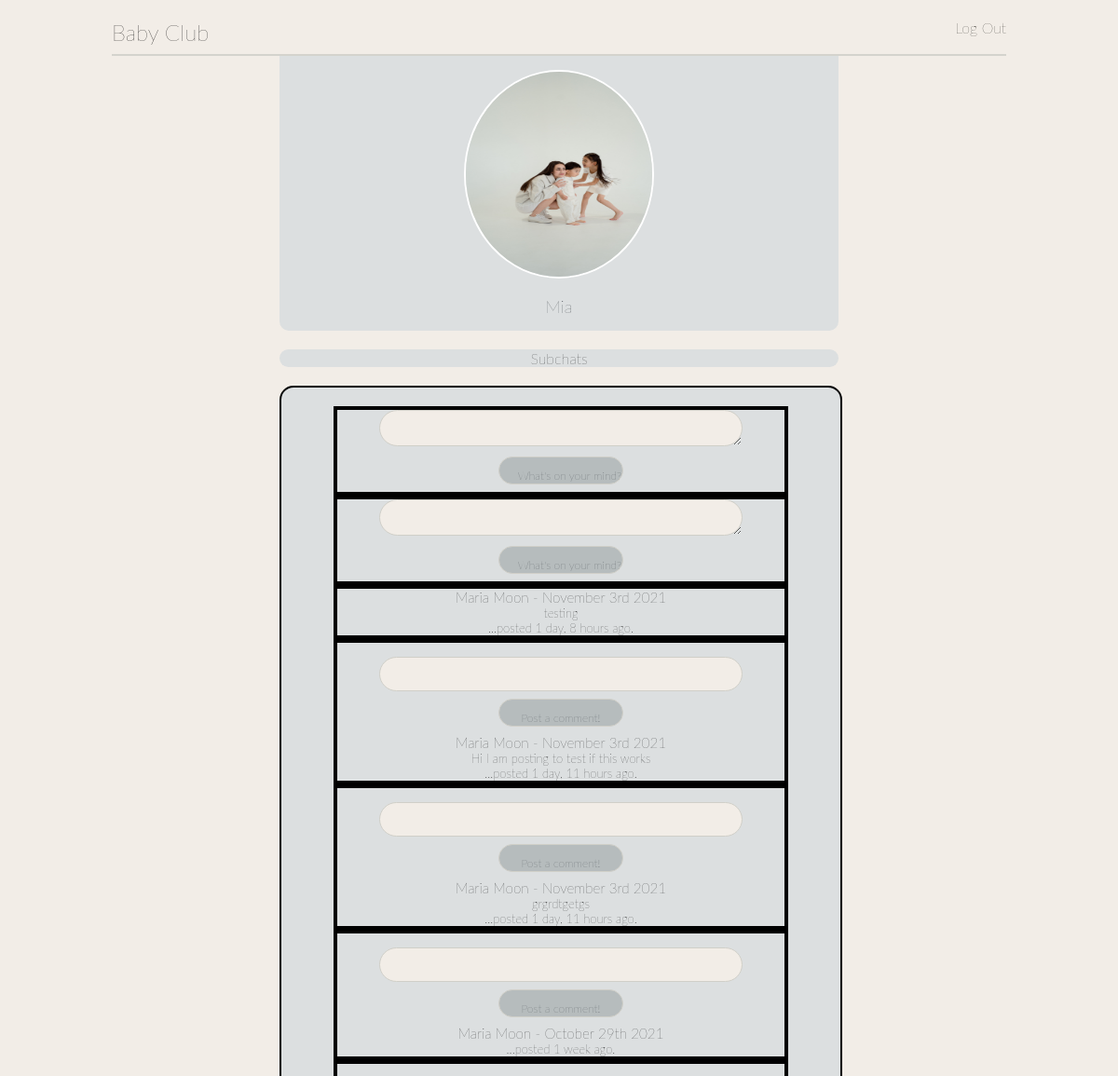
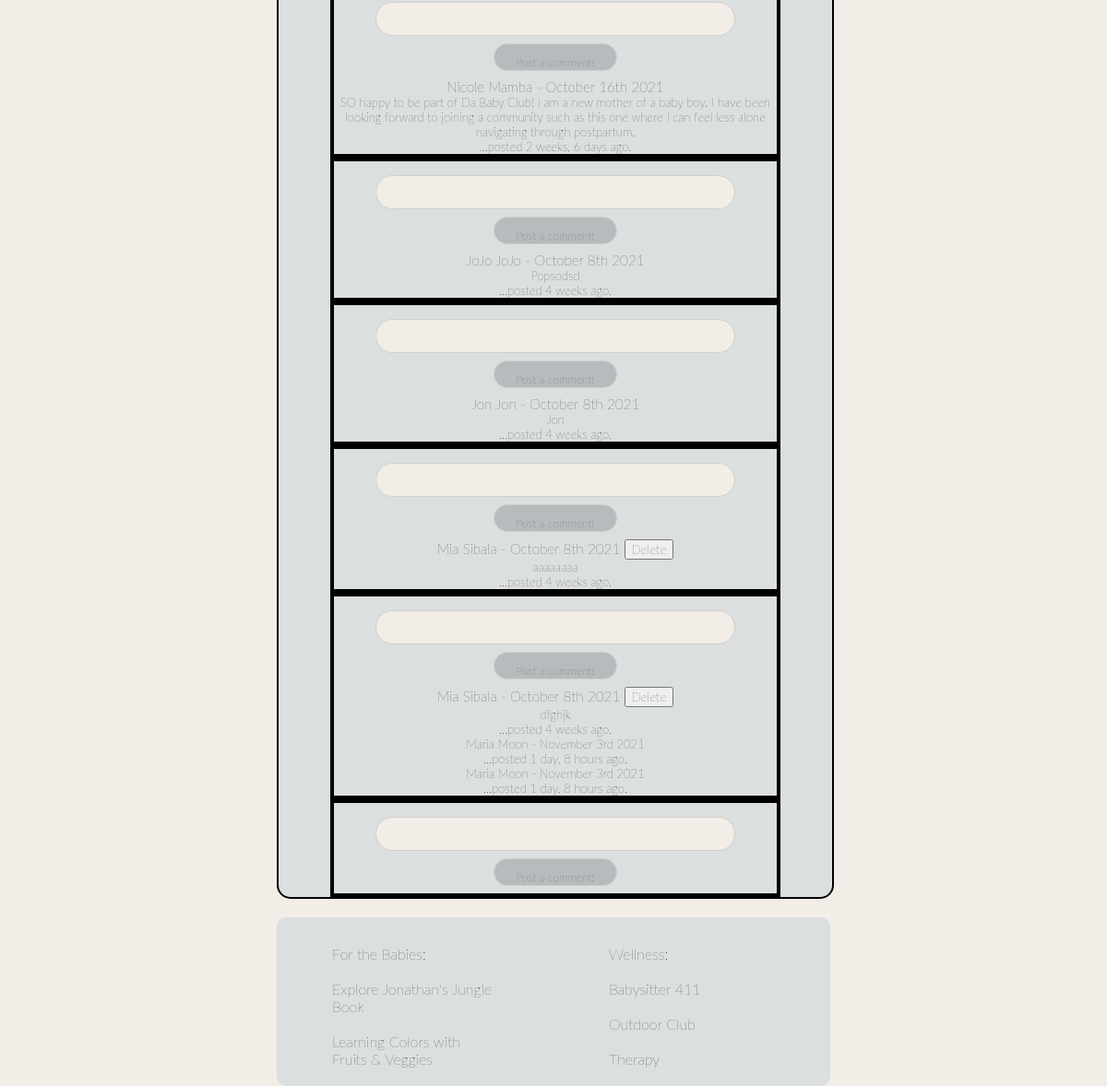
Screenshot of /wall (signed in) with the database file from the repository (2 pictures, top to bottom).
### apps/jungle_app/models.py (models this page shows)
class User(models.Model):
    first_name = models.CharField(max_length = 255)
    last_name = models.CharField(max_length=255)
    email = models.CharField(max_length=255)
    password = models.CharField(max_length=255)
    confirm_pw = models.CharField(max_length=255)
    created_at = models.DateTimeField(auto_now_add=True)
    updated_at = models.DateTimeField(auto_now=True)
    objects = UserManager()

class Message(models.Model):
    message = models.TextField()
    messager = models.ForeignKey(User, related_name="messages_made", on_delete=models.CASCADE)
    created_at = models.DateTimeField(auto_now_add=True)
    updated_at = models.DateTimeField(auto_now=True)

class Comment(models.Model):
    comment = models.TextField()
    commentor = models.ForeignKey(User, related_name="comments_made", on_delete=models.CASCADE)
    post = models.ForeignKey(Message, related_name="post_comments", on_delete=models.CASCADE)
    created_at = models.DateTimeField(auto_now_add=True)
    updated_at = models.DateTimeField(auto_now=True)

### apps/jungle_app/views.py (the view)
# urls.py: url(r'^wall$', views.wall),
def wall(request):
    context = {
        'posts' : Message.objects.all(),
    }
    return render(request, 'jungle_app/wall.html', context)

### apps/jungle_app/templates/jungle_app/wall.html (shortened to what this page needs)
<!DOCTYPE html>
<html lang="en">
<head>
    {% load static %}
    <link rel="stylesheet" type="text/css" href="{% static 'jungle_app/css/wall.css' %}">
</head>
<body>
    <div id="container">
        <div id="header">
            <br>
            <br>
            <div id="headerboxes"><h2 id="name">Baby Club</h2></div>
            <div id=headerboxes> <p style= "direction: rtl;"><a href="/logout">Log Out</a><h3></h3></div>
        </div>
   <div id="body">
            <div id="photo">
                {% load static %}
                <img src="{% static 'jungle_app/images/two_kids.jpg'%}" alt="My Image">
                <br>
                <h3>{{request.session.u_fname}}</h3>
            </div>
            <div id="navigation">
                <p>Subchats</p>
            </div>
             <div id="messages">
                 <div id="message_one">
                    <form action="/post" method="post">
                        <textarea id="messagebox" name="message" row="3" cols="80"></textarea>
                        <br>
                        <input id="msgbtn" type="submit" value="What's on your mind?">
                    </form>
                 </div>
                 <div id="message_one">
                    <form action="/post" method="post">
                        <textarea id="messagebox" name="message" row="3" cols="80"></textarea>
                        <br>
                        <input id="msgbtn" type="submit" value="What's on your mind?">
                    </form>
                 </div>
                 <div id="message_one">
                    {% for post in posts reversed %}
                    <h3 id="postdetails">{{post.messager.first_name}} {{post.messager.last_name}} - {{post.created_at|date:'F jS Y'}} {% if post.messager.id == request.session.u_id %} <a href="/delmsg/{{post.id}}"><button>Delete</button></a>{% endif %}</h3>
                     <p id="post">{{post.message}}</p>
                     <p id="micro">...posted {{post.created_at|timesince}} ago.</p>
                     {% for comment in post.post_comments.all %}
                     <h4 id="commentdetails">{{comment.commentor.first_name}} {{comment.commentor.last_name}} - {{comment.created_at|date:'F jS Y'}}</h4>
                     <p id="micro">...posted {{comment.created_at|timesince}} ago.</p>
                     {% endfor %}
                 </div>
                 <div id="message_one">
                    <form action="/comment" method="post">
                        <input id ="commentbox" type="textarea" name="comment" row="3">
                        <input id="cmtbtn" type="submit" value="Post a comment!">
                        {% endfor %}
                    </form>
                 </div>
            </div>
        </div>
        <div id="footer_body">
            <div id="footer_halves">
                <p>For the Babies:<p>
                <br>
                <p><a href="/animals">Explore Jonathan's Jungle Book</a></p>
                <br>
                <p><a href="/food">Learning Colors with Fruits & Veggies</a></p>
            </div>
            <div id="footer_halves">
                <p><b>Wellness:</b></p>
                <br>
                Babysitter 411
                <br>
                <br>
                Outdoor Club
                <br>
                <br>
                Therapy
                <br>
            </div>
        </div>
    </div>
</body>
</html>

### apps/jungle_app/static/jungle_app/css/wall.css (style rules this page uses)
* { margin: 0px auto; padding: 0px auto; font-family: lato, sans-serif; font-weight: lighter; }
@media only screen and (min-width: 320px) { #container { height: 120%; width: 100%; background-color: rgb(242,237,231); font-weight: lighter; } }
@media only screen and (min-width: 320px) { #header { padding-top: 20px; height:20%; width: 80%; display: flex; border-bottom: 2px solid rgb(212,211,205); } }
@media only screen and (min-width: 320px) { #headerboxes { height: 20%; width: 50%; } }
@media only screen and (min-width: 320px) { #body { text-align: center; height: 10%; width: 50%; } }
@media only screen and (min-width: 320px) { #photo { height: 20%; width: 100%; display: flex; flex-direction: column; color: rgb(54,60,64); padding-bottom: 15px; background-color: rgb(220,223,224); border-bottom-left-radius: 10px; border-bottom-right-radius: 10px; } }
@media only screen and (min-width: 320px) { img { border-radius: 70%; border: 2px solid white; height: 220px; margin-top: 15px; width: 200px; overflow: hidden; } }
@media only screen and (min-width: 320px) { #navigation { height: 10%; width: 100%; margin-top: 20px; margin-bottom: 20px; border-radius: 10px; background-color: rgb(220,223,224); } }
@media only screen and (min-width: 320px) { #messages { height: 60%; width: 100%; font-size: 13px; padding-top: 20px; margin-bottom: 20px; justify-content: center; border-radius: 15px; border: 2px solid black; background-color: rgb(220,223,224); } }
@media only screen and (min-width: 320px) { #message_one { width: 80%; height: 50%; border: 4px solid black; } }
@media only screen and (min-width: 320px) { #messagebox { height: 33px; width: 80%; border-radius: 50px; background-color: rgb(242,237,231); border: 1px solid rgb(208,207,200); } }
@media only screen and (min-width: 320px) { input[type=submit], select { width: 28%; height: 30px; padding: 12px 20px; margin: 8px 0; font-size: 12px; color: rgb(54,60,64); text-align: center; vertical-align: middle; border-radius: 50px; background-color: rgb(182, 188, 189); border: 1px solid rgb(208,207,200); } }
@media only screen and (min-width: 320px) { #commentbox { height: 33px; width: 80%; margin-top: 15px; border-radius: 50px; background-color: rgb(242,237,231); border: 1px solid rgb(208,207,200); } }
@media only screen and (min-width: 320px) { #footer_body { height: 40%; width: 50%; display: flex; border-radius: 10px; background-color: rgb(220,223,224); } }
@media only screen and (min-width: 320px) { #footer_halves { width: 30%; margin-top: 30px; margin-bottom: 20px; } }
@media only screen and (min-width: 320px) { a:link { text-decoration: none; color: rgb(7, 7, 0); } }

### rows the page displays
User: session.u_fname "Mia"
Message: messager.first_name "Maria", messager.last_name "Moon", created_at "November 3rd 2021", message "testing", created_at "1 day, 8 hours"
Message: messager.first_name "Maria", messager.last_name "Moon", created_at "November 3rd 2021", message "Hi I am posting to test if this works", created_at "1 day, 11 hours"
Message: messager.first_name "Maria", messager.last_name "Moon", created_at "November 3rd 2021", message "grgrdtgetgs", created_at "1 day, 11 hours"
Message: messager.first_name "Maria", messager.last_name "Moon", created_at "October 29th 2021", created_at "1 week"
Message: messager.first_name "Nicole", messager.last_name "Mamba", created_at "October 16th 2021", message "SO happy to be part of Da Baby Club! I am a new mother of a baby boy. I have been looking forward to joining a community such as this one where I can feel less alone navigating through postpartum.", created_at "2 weeks, 6 days"
Message: messager.first_name "JoJo", messager.last_name "JoJo", created_at "October 8th 2021", message "Popsodsd", created_at "4 weeks"
Message: messager.first_name "Jon", messager.last_name "Jon", created_at "October 8th 2021", message "Jon", created_at "4 weeks"
Message: messager.first_name "Mia", messager.last_name "Sibala", created_at "October 8th 2021", message "aaaaaaaa", created_at "4 weeks"
Message: messager.first_name "Mia", messager.last_name "Sibala", created_at "October 8th 2021", message "dfghjk", created_at "4 weeks"
Comment: commentor.first_name "Maria", commentor.last_name "Moon", created_at "November 3rd 2021", created_at "1 day, 8 hours"
Comment: commentor.first_name "Maria", commentor.last_name "Moon", created_at "November 3rd 2021", created_at "1 day, 8 hours"
